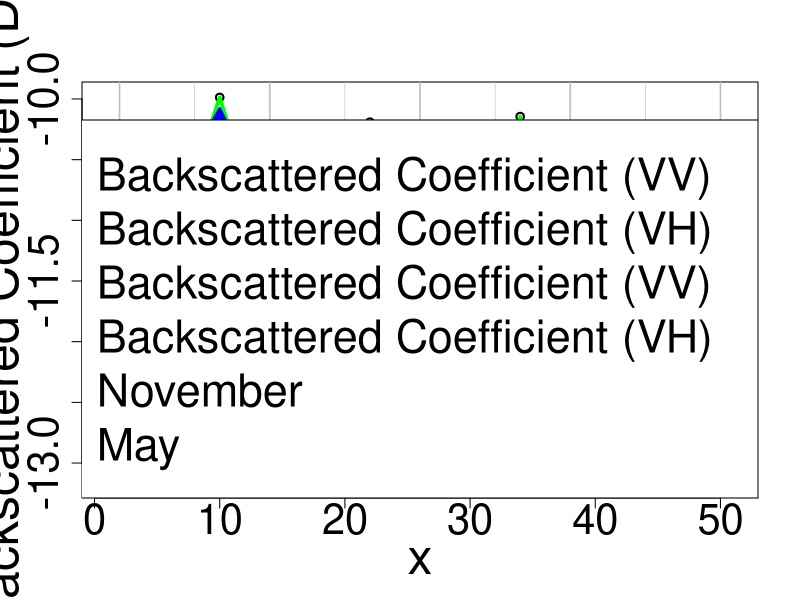

R code for this plot:


# c-band data for entire study area filtered
Af<-c(-11.6496397270891,-11.388527341566,-11.1626211611812,-10.7709142055273,-10.4702081190412,-10.297278510782,-10.1690081784866,-10.3108921815994,-10.4585927612367,-10.6469050375461,-10.8954263888282,-11.3433629573715,-11.5629486389943,-12.176806242299,-11.3875939551695,-11.412660912257,-11.0148345117958,-10.5920282009116,-10.4080223909864,-10.5102313930756,-10.7545750593137,-10.836326037146,-10.9514240458166,-10.79074830457,-11.0437794299733,-11.3831906257456,-11.3219999328164,-11.1914712459036,-10.8716920150463,-10.5824866516703,-10.3750507977272,-10.5146818625503,-10.648118778215,-10.8260973882162,-10.8561668190584,-10.7594025741754,-10.6735535503422,-10.9371578153411,-10.8932755194734,-10.947252223265,-10.7979006293638,-10.7266496443522,-10.5355030905843,-10.4944902880017,-10.6386455498984,-10.7151306131783,-10.8695360729576,-10.6593247178208,-10.7993114715929,-10.8706502058605,-11.1163068930441,-11.0823111917478,-10.8966812119788,-10.7488579748798,-10.652236954551,-10.7105578510892,-10.8731284291486,-10.9211600178523,-10.8993200377925,-10.8163121268858,-10.7993240917353,-10.9158597742678,-10.9352007042387,-11.0525225277176,-10.821631630293,-10.6506113015956,-10.4648729854706,-10.499520744261,-10.5770915287971,-10.7755613840533,-10.9273970876162,-11.0440249800324) 
# c-band data for entire study area filtered
A<-c(-11.8839818665544,-11.3558385707335,-11.254312161456,-10.7165536473514,-10.3968146627144,-10.2935563631455,-9.98707726975831,-10.3216664382143,-10.4783742578554,-10.5762481315342,-10.8499611784531,-11.3270343505167,-11.3604103732633,-13.1611581503915,-10.7665752480822,-11.5737204120313,-11.2215084754322,-10.3722828774767,-10.1903814618587,-10.4731408594664,-10.8416239713654,-10.8476378161834,-11.173218070413,-10.4472606056287,-10.9463593123311,-11.7186234393964,-11.34221112523,-11.262145391818,-10.9028354676566,-10.5160659747652,-10.1446575162199,-10.5363126118815,-10.6250718344569,-10.9027820031965,-11.0041475854632,-10.7017251876931,-10.4150300996847,-11.1613423904543,-10.8621792642395,-11.0216955258252,-10.7651247159998,-10.820903173295,-10.4366825938873,-10.3690665468568,-10.6608773673843,-10.703461079042,-11.1167445487895,-10.436490504683,-10.7931850479193,-10.7696333132921,-11.3036351868597,-11.1998716163323,-10.8416766882024,-10.728247539564,-10.5502409158795,-10.6331036366773,-10.9610189186494,-10.9773051843848,-10.9403690798834,-10.7542094741763,-10.7255777384373,-10.9612898565456,-10.8670549288722,-11.2831033431448,-10.8057147398128,-10.6248210798265,-10.3423873498234,-10.4791016177709,-10.5105915916996,-10.7888602616332,-10.9832376867362,-11.1068148641976) 
# choosing to use filtered data, comment if you want to use the raw data

# c-band data for entire study area non-filtered
A_VH<-c(0.070706,0.071491,0.070240,0.064804,0.073184,0.074915,0.084790,0.091268,0.093464,0.100298,0.092861,0.089570,0.087574,0.082225,0.073671,0.073107,0.048293,0.083819,0.069603,0.075483,0.091785,0.095711,0.089678,0.082383,0.082269,0.076327,0.090214,0.080420,0.067319,0.073414,0.074780,0.081230,0.088796,0.096724,0.088383,0.086595,0.081231,0.079357,0.085080,0.090886,0.076536,0.081994,0.079037,0.083847,0.082777,0.090434,0.091853,0.085884,0.085046,0.077326,0.090438,0.083307,0.083760,0.074069,0.075860,0.082382,0.084562,0.088100,0.086435,0.080149,0.079849,0.080531,0.084058,0.084614,0.080144,0.081902,0.074420,0.083067,0.086600,0.092419,0.089555,0.088908,0.083390,0.079740,0.077503) 
# choosing to use filtered data, comment if you want to use the raw data
A_VH<-10*log10(abs(A_VH))

VH <- c(0.070706,0.071491,0.07024,0.064804,0.073184,0.074915,0.08479,0.091268,0.093464,0.100298,0.092861,0.08957,0.087574,0.082225,0.073671,0.073107,0.048293,0.083819,0.069603,0.075483,0.091785,0.095711,0.089678,0.082383,0.082269,0.076327,0.090214,0.08042,0.067319,0.073414,0.07478,0.08123,0.088796,0.096724,0.088383,0.086595,0.081231,0.079357,0.08508,0.090886,0.076536,0.081994,0.079037,0.083847,0.082777,0.090434,0.091853,0.085884,0.085046,0.077326,0.090438,0.083307,0.08376,0.074069,0.07586,0.082382,0.084562,0.0881,0.086435,0.080149,0.079849,0.080531,0.084058,0.084614,0.080144,0.081902,0.07442,0.083067,0.0866,0.092419,0.089555,0.088908,0.08339,0.07974,0.077503)
VH <- 10*log10(abs(VH));

VH121 <-c(-11.489453634209346,-11.48864121087602,-11.602444522343449,-11.664489318715436,-11.462492792369334,-11.145254135249232,-10.771058529718307,-10.450934833981435,-10.242751164690947,-10.147344335219124,-10.277196101010588,-10.463665771364825,-10.62020792484422,-10.900801209739258,-11.21611006318743,-11.802253311858692,-12.112325480532114,-11.567007264646783,-11.283881136894227,-11.097255060093076,-10.539113923061073,-10.306546665165142,-10.494571788039247,-10.751006654595173,-10.927529418536317,-10.910333640659552,-10.7535246485004,-11.014650667421828,-11.431454329088478,-11.416297770418605,-11.192334344130636,-10.895970575474065,-10.519906233351685,-10.33542340477159,-10.460588643609919,-10.672309570997939,-10.858695856578295,-10.903200590454018,-10.70565701513353,-10.673281944379221,-10.899973536208241,-10.976849111189669,-10.917673757972455,-10.843212032779943,-10.71090341411924,-10.515833726981556,-10.458923263746277,-10.598570590166858,-10.796136018564471,-10.843360170326015,-10.695727651518695,-10.698123478453427,-10.909021715340826,-11.144193825835966,-11.136263776931667,-10.902868133075264,-10.712103170802477,-10.61545825200008,-10.694366776970856,-10.883111664590189,-10.963999591825585,-10.903063204581983,-10.793591441668326,-10.791663701899136,-10.878803095100189,-10.994625764358709,-11.059744088743681,-10.879838475649267,-10.599436062322322,-10.447174349311055,-10.452795544266223,-10.572286265700857,-10.767887450425569,-10.96553762482583,-11.065622471710507)

VH131 <-c(-11.493449553387968,-11.482410224856885,-11.588786612078668,-11.708387828283222,-11.44116194804216,-11.167065740490596,-10.760157553244921,-10.440110799728032,-10.252912204381865,-10.115290922126961,-10.286090168451338,-10.466607468662934,-10.611415966182218,-10.890633203482022,-11.23829492065328,-11.713884724139614,-12.322092014503989,-11.406920861333862,-11.34184899192164,-11.122105743160892,-10.5057477139442,-10.283313624503858,-10.490285602324677,-10.769130117949228,-10.91155109806573,-10.962910526610248,-10.692271839926068,-11.000992396403678,-11.488888151150064,-11.401480441380887,-11.206296553668107,-10.897343553910563,-10.51913818163438,-10.297270227061244,-10.475733437264228,-10.662862023689728,-10.867513085901944,-10.92338998945586,-10.704870649645441,-10.621631575440322,-10.952247307057462,-10.953915141799644,-10.938478111543015,-10.827594569423912,-10.732903365954385,-10.500003500362697,-10.440951920368374,-10.611031945610353,-10.777601030659978,-10.898037046018723,-10.643880222151548,-10.717135792346602,-10.881144034931088,-11.176082098040718,-11.148985344811791,-10.89062984410069,-10.715332044554781,-10.602414784775968,-10.68211414891214,-10.898693115402022,-10.966660710337424,-10.910524379642277,-10.785715048169914,-10.778446509206779,-10.895300447389271,-10.969111597261403,-11.104415939623914,-10.865013728481982,-10.604513065823165,-10.426216949413519,-10.45805675896717,-10.559947330900616,-10.772082012667095,-10.96907763720791,-11.075920569832288)

VH141 <-c(-11.495847104895143,-11.47825623417746,-11.579681338568813,-11.737653501328415,-11.426941385157376,-11.181606810651504,-10.752890235595997,-10.43289477689243,-10.259686230842474,-10.09392198006552,-10.292019546745172,-10.468568600195008,-10.60555466040755,-10.883854532643864,-11.253084825630511,-11.654972332326897,-12.461936370485239,-11.300196592458581,-11.38049422860658,-11.138672865206104,-10.483503574532948,-10.267824930729672,-10.487428145181632,-10.781212426851932,-10.900898884418675,-10.997961783910712,-10.65143663420985,-10.991886882391578,-11.527177365857789,-11.391602222022406,-11.215604693359756,-10.898258872868226,-10.518626147156178,-10.271834775254348,-10.4858299663671,-10.656563658817586,-10.873391238784377,-10.936849588790421,-10.704346405986714,-10.587197996147722,-10.98709648762361,-10.93862582887296,-10.952347680590053,-10.81718292718656,-10.747570000511146,-10.489450015950121,-10.428971024783104,-10.619339515906015,-10.765244372056983,-10.934488296480525,-10.609315269240119,-10.729810668275386,-10.86255891465793,-11.197340946177219,-11.157466390065204,-10.882470984784305,-10.717484627056317,-10.593719139959893,-10.673945730206329,-10.909080749276578,-10.968434789345316,-10.915498496349137,-10.780464119170972,-10.769635047411873,-10.90629868224866,-10.952102152529868,-11.134197173544068,-10.855130563703794,-10.607897734823725,-10.412245349481827,-10.461564235434464,-10.55172137436712,-10.774878387494779,-10.971437645462634,-11.082099428705359)

VH151 <-c(-11.497445472566591,-11.475289097977875,-11.57317757177606,-11.75855755350355,-11.416783840239674,-11.19199328933787,-10.747699294418195,-10.427740474866999,-10.26452482117148,-10.078658450021633,-10.296254816955052,-10.469969408432204,-10.601368013425645,-10.879012624902321,-11.263649043471391,-11.61289205246067,-12.561825196186131,-11.22396497183338,-11.408097969095824,-11.150506523809826,-10.467614903524913,-10.256761578033823,-10.48538710436517,-10.789842647496721,-10.893290160385062,-11.022998396268187,-10.622268630126834,-10.985382943811505,-11.554526804934735,-11.384546351052066,-11.222253364568076,-10.898912672123702,-10.518260408243176,-10.253666595392279,-10.493041772869153,-10.652064826766054,-10.877589919414687,-10.946463588315106,-10.703971946230483,-10.562602582367294,-11.011988759456573,-10.927704891068187,-10.962254515623654,-10.809746039874165,-10.758046168051692,-10.481911812798284,-10.4204132422222,-10.625273494688631,-10.756418187340557,-10.960524903953244,-10.584626017160526,-10.738864151081657,-10.849283828748531,-11.212525837703291,-11.16352427953193,-10.876643228129742,-10.719022185985986,-10.587507965091268,-10.668111145416464,-10.916500487758404,-10.969701988636668,-10.919051436854039,-10.7767134556003,-10.763341146129795,-10.914154564291081,-10.9399525491502,-11.155469483487037,-10.8480711602908,-10.610315355538413,-10.402265635244905,-10.464069575768246,-10.545845691128909,-10.77687579808598,-10.973123365644577,-11.086218667954071)

VH12321 <-c(-11.494239910891961,-11.554125108489083,-11.571853009931708,-11.571525680600612,-11.399423598510237,-11.132057494422957,-10.789034391586007,-10.494672604483492,-10.298519226660863,-10.229651814729385,-10.307300762727792,-10.451998929030513,-10.670457339550062,-10.910581458953297,-11.348805826323165,-11.630461394237942,-11.848688939601487,-11.594600190865284,-11.358974412332303,-10.945943190583707,-10.665276642056618,-10.480569367362223,-10.522594904278629,-10.725558755296412,-10.832555444133586,-10.877492704284435,-10.90524420421714,-11.076252802520733,-11.271379687862016,-11.315262868678499,-11.167913197265408,-10.861310864176206,-10.604626877305309,-10.451848558229587,-10.507471612773287,-10.655801092801081,-10.800535849889375,-10.806839896923393,-10.778628369669562,-10.759728033894644,-10.862429623636658,-10.903640937884703,-10.92243778907819,-10.808825933818506,-10.695231801371216,-10.568443256149925,-10.536298201716711,-10.631234944069702,-10.71902045789039,-10.787133247680247,-10.73360278886675,-10.801353612817486,-10.904322503383302,-11.053864128438855,-11.043124383553021,-10.915016053237663,-10.755728119985042,-10.686235634108094,-10.736375922559816,-10.843831599315015,-10.902444962341496,-10.885637023762122,-10.837013011122304,-10.823906209501267,-10.900716413508555,-10.957915962694184,-10.975662255908526,-10.826937260452985,-10.659208042185314,-10.505701530686396,-10.506327119757621,-10.599258174496313,-10.771128424859992,-10.906456862946253,-11.012630037949767)

VH12421 <-c(-11.495839539467946,-11.540319561673547,-11.56808320604049,-11.602771299195988,-11.395065095732559,-11.144282961126267,-10.781786317162544,-10.484886810306586,-10.29802294030933,-10.205394360232278,-10.308737330276447,-10.454636461912997,-10.661036418748475,-10.904519430903274,-11.346628678742515,-11.603456292140478,-11.979935860680488,-11.511797696586973,-11.380449012302199,-10.973499719068553,-10.635977265598628,-10.451550576811872,-10.517649499797406,-10.737165276903315,-10.834063681338566,-10.907065240897293,-10.859445844358302,-11.063263453501765,-11.316104063015455,-11.317957694333648,-11.177336416720667,-10.865463324524239,-10.595770787051295,-10.421129454028614,-10.510355712684106,-10.652728166966662,-10.81076046522009,-10.826570665777375,-10.770938051471914,-10.725258240473654,-10.892320900318428,-10.899494770520189,-10.932363562752897,-10.804455812036636,-10.707798938563592,-10.555267189923658,-10.519575036230716,-10.634199186401165,-10.71746452000555,-10.820094377791175,-10.703891560448369,-10.800536756327668,-10.890853584374184,-11.07884123428094,-11.058799106830946,-10.907682116734136,-10.752980061942937,-10.672636162285238,-10.726048693971562,-10.855550331248448,-10.909930984545822,-10.891110229374256,-10.8287326574277,-10.814073362394874,-10.906773757812259,-10.948829859311985,-11.00640636463216,-10.824815008388969,-10.655769345949436,-10.489370112600094,-10.503604569558952,-10.590391516216645,-10.772901608537314,-10.914988065589586,-11.026085013128034)

VH12521 <-c(-11.497039260899932,-11.529965401561899,-11.564998821038584,-11.628335896228567,-11.391499048005368,-11.1542856157017,-10.775856074452436,-10.476880251434569,-10.297616887839892,-10.185547352007372,-10.309912703725347,-10.456794443362305,-10.653328392638088,-10.899559589771439,-11.34484737617653,-11.58136120860619,-12.087319705199668,-11.444050201268356,-11.398019139550298,-10.996045969647062,-10.612005048496634,-10.427807929997952,-10.513603259767315,-10.746661521854419,-10.835297693597187,-10.931260952671453,-10.82197445901925,-11.052635804304431,-11.352696733595543,-11.320162551687865,-11.185046323547697,-10.86886079208172,-10.588524895025284,-10.395995641500546,-10.512715430792957,-10.650213954920316,-10.819126059581587,-10.842714022112453,-10.764645972946566,-10.697055682220114,-10.916777399421692,-10.896102451767401,-10.940484650304928,-10.800880257851468,-10.718081141720988,-10.544486772102166,-10.50589244628763,-10.636624475581453,-10.716191479917955,-10.847062575154665,-10.679582373560606,-10.799868419199635,-10.879833559730361,-11.099277048151741,-11.07162388042198,-10.901681623231248,-10.75073165081758,-10.661509321702901,-10.717599143308446,-10.865138384648532,-10.91605591180391,-10.895588306693272,-10.821957822586661,-10.806028305671463,-10.911729766788019,-10.94139577472655,-11.03156063540604,-10.823078620336595,-10.65295586721099,-10.476008043256755,-10.501377028487314,-10.583136977624193,-10.774352395182394,-10.921813027704252,-11.036176244511733)

VH12621 <-c(-11.497972377569255,-11.521912165919506,-11.562428500203666,-11.649639727089053,-11.388527341566041,-11.162621161181228,-10.77091420552735,-10.470208119041223,-10.29727851078203,-10.169008178486617,-10.310892181599428,-10.458592761236728,-10.646905037546098,-10.895426388828241,-11.343362957371541,-11.562948638994284,-12.176806242298987,-11.387593955169507,-11.412660912257047,-11.014834511795819,-10.592028200911638,-10.40802239098635,-10.510231393075573,-10.754575059313671,-10.836326037146037,-10.951424045816585,-10.790748304570043,-11.04377942997332,-11.383190625745614,-11.321999932816375,-11.191471245903555,-10.871692015046293,-10.582486651670273,-10.375050797727157,-10.514681862550331,-10.64811877821503,-10.826097388216164,-10.85616681905835,-10.759402574175441,-10.673553550342165,-10.93715781534108,-10.893275519473413,-10.947252223264954,-10.797900629363825,-10.726649644352156,-10.535503090584255,-10.494490288001725,-10.638645549898358,-10.715130613178294,-10.869536072957573,-10.659324717820802,-10.799311471592942,-10.870650205860512,-11.11630689304407,-11.082311191747836,-10.896681211978844,-10.748857974879781,-10.652236954550952,-10.71055785108918,-10.873128429148599,-10.921160017852314,-10.899320037792455,-10.816312126885792,-10.799324091735286,-10.91585977426782,-10.935200704238687,-11.052522527717608,-10.821631630292949,-10.65061130159562,-10.46487298547064,-10.49952074426095,-10.577091528797146,-10.775561384053296,-10.92739708761625,-11.04402498003239)



A_VV<-c(0.343449,0.337872,0.366733,0.385892,0.380157,0.377605,0.401661,0.434150,0.437484,0.452665,0.442539,0.424274,0.423857,0.403443,0.348823,0.376734,0.270276,0.374980,0.292073,0.317289,0.388303,0.388921,0.373389,0.353222,0.350801,0.324247,0.411948,0.399063,0.323756,0.354848,0.317948,0.355128,0.380591,0.401316,0.376433,0.374606,0.363568,0.375621,0.395677,0.419170,0.362737,0.357754,0.343889,0.354741,0.361330,0.374553,0.381004,0.357160,0.369305,0.342356,0.406901,0.398860,0.386706,0.358833,0.340941,0.355118,0.365941,0.372887,0.370168,0.349284,0.349177,0.353256,0.377678,0.386596,0.371857,0.362547,0.331024,0.359308,0.374695,0.390002,0.381746,0.379416,0.366301,0.357572,0.372431)
A_VV<-10*log10(abs(A_VV))

meanVH<-mean(A_VH)
meanVV<-mean(A_VV)
stdVH<-sd(A_VH)
stdVV<-sd(A_VV)
A_VH_n<-(A_VH-meanVH)/(stdVH)
A_VV_n<-(A_VV-meanVV)/(stdVV)


An<-A_VH_n
A=A_VV_n

testing=1:51
VHshort=VH[testing]



x = c(1:length(VHshort))  


# Divide data according to years
A2015<-A[1 :12]
A2016<-A[13:24]
A2017<-A[25:36]
A2018<-A[37:48]
A2019<-A[49:60]
A2020<-A[61:72]

# Calculate mean value for each year
m_A15=mean(A2015)
m_A16=mean(A2016)
m_A17=mean(A2017)
m_A18=mean(A2018)
m_A19=mean(A2019)
m_A20=mean(A2020)

# Calculate std for each year
sd_A15=sd(A2015)
sd_A16=sd(A2016)
sd_A17=sd(A2017)
sd_A18=sd(A2018)
sd_A19=sd(A2019)
sd_A20=sd(A2020)

# manual definition of peak coordinates
peaks<-c(A2015[7],A2016[7],A2017[7],A2018[8],A2019[7],A2020[7])
xpeaks<-c(7      ,7+12    ,7+12*2  ,8+12*3  ,7+12*4  ,7+12*5  )

#group means and stds into arrays for easy interpretation
sds<-c(sd_A15,sd_A16,sd_A17,sd_A18,sd_A19,sd_A20)
means<-c(m_A15,m_A16,m_A17,m_A18,m_A19,m_A20)
# means=-10.79695 -11.03318 -10.86451 -10.74070 -10.86557 -10.78863
# stds= 0.4902407 0.5133871 0.3188508 0.1506143 0.1365497 0.2012161

# these are for drawing the polygon, L represent the lower value of STD on the graph and H the higher
sds_L<-means-sds/2
sds_H<-means+sds/2


# ** START for non filtered data
# Divide data according to years
An2015<-An[1 :12]
An2016<-An[13:24]
An2017<-An[25:36]
An2018<-An[37:48]
An2019<-An[49:60]
An2020<-An[61:72]

# Calculate mean value for each year
mn_A15=mean(An2015)
mn_A16=mean(An2016)
mn_A17=mean(An2017)
mn_A18=mean(An2018)
mn_A19=mean(An2019)
mn_A20=mean(An2020)

# Calculate std for each year
sdn_A15=sd(An2015)
sdn_A16=sd(An2016)
sdn_A17=sd(An2017)
sdn_A18=sd(An2018)
sdn_A19=sd(An2019)
sdn_A20=sd(An2020)

# manual definition of peak coordinates
peaksn<-c(An2015[7],An2016[7],An2017[7],An2018[8],An2019[7],An2020[7])
xpeaksn<-c(7      ,7+12    ,7+12*2  ,8+12*3  ,7+12*4  ,7+12*5  )


#group means and stds into arrays for easy interpretation
sdsn<-c(sdn_A15,sdn_A16,sdn_A17,sdn_A18,sdn_A19,sdn_A20)
meansn<-c(mn_A15,mn_A16,mn_A17,mn_A18,mn_A19,mn_A20)
print (meansn)
print (sdsn)
# means= -10.78678 -11.03574 -10.88358 -10.73080 -10.87104 -10.78988
# stds=  0.5590332 0.7936562 0.4233776 0.2787666 0.2195524 0.2735137

# these are for drawing the polygon, L represent the lower value of STD on the graph and H the higher
sdsn_L<-meansn-sdsn/2
sdsn_H<-meansn+sdsn/2

# ** END for non filtered data




# these are the corresponsing Julies were the std will be drawn on
sds_X<-c(7      ,7+12    ,7+12*2  ,7+12*3  ,7+12*4  ,7+12*5  )
xm<-sds_X
ym<-c(m_A15,m_A16,m_A17,m_A18,m_A19,m_A20)

# calculate linear regression of the standard deviation 
# regSds = lm(sds~sds_X)
# calculate linear regression of all points of backscattered coefficient included on the graph
# reg = lm(A~x)
# calculate linear regression of peak blooming backscattered coefficients on the graph
# regPeaks = lm(peaks~xpeaks)


# define name and size of image to be exported
png(filename="SARphenology1_nonfiltered_forTwitter_manuallyInspected.png", width = 2000, height = 1100)


# plot backscattered coefficient as points - used to start the plot, points drawn again later
plot(x, VHshort,ylab="Backscattered Coefficient (DB)", lwd=2,cex.lab=3,cex.axis=2.5)

# it is moving the label inside the plot so that I can copy it from paint, otherwise it is cut outside the image
#title(ylab="Backscattered Coefficient (DB)", mgp=c(-2.5,1,0), cex.lab=3)

# draw vertical lines for Januaries
abline(v=2,col="gray",lwd = 1.6)
abline(v=14,col="gray",lwd = 1.6)
abline(v=26,col="gray",lwd = 1.6)
abline(v=38,col="gray",lwd = 1.6)
abline(v=50,col="gray",lwd = 1.6)
# abline(v=62,col="gray",lwd = 1.6)
# abline(v=74,col="gray",lwd = 1.6)

# draw vertical dotted lines for Julies
abline(v= 8,col="gray",lwd = 0.6)
abline(v=20,col="gray",lwd = 0.6)
abline(v=32,col="gray",lwd = 0.6)
abline(v=44,col="gray",lwd = 0.6)
# abline(v=56,col="gray",lwd = 0.6)
# abline(v=68,col="gray",lwd = 0.6)


# Draw polygon and segments of std deviation trend
# polygon(c(sds_X,rev(sds_X)),c(sdsn_L,rev(sdsn_H)),col="floralwhite",border="papayawhip", lwd=3, type="l",lty=3)
# polygon(c(sds_X,rev(sds_X)),c(sds_L,rev(sds_H)),col="papayawhip",border="papayawhip")
# segments(sds_X, sdsn_L, sds_X, sdsn_H, col="papayawhip", lwd=9)
# segments(sds_X, sds_L, sds_X, sds_H, col="orange", lwd=9,)

#Draw line connecting points of backscattered coefficients and redraw points of backcoe

length(x)
testing=1:50
x=c(testing)
length(x)
length(VH[testing])
print ("hello")
lines(x,VH[testing],col="green",lwd = 3.6)
#points(x,A,col="darkgreen",lwd = 3)

#Draw line connecting points of backscattered coefficients and redraw points of backcoe
lines(x,VH121[testing],col="blue",lwd = 2.8, type="l")
#points(x,An,col="black",lwd = 3)

#lines(x,A_VH,col="green",lwd = 3.6)
#points(x,A,col="darkgreen",lwd = 3)

#length(x)
#length(VH121)
#Draw line connecting points of backscattered coefficients and redraw points of backcoe
lines(x,VH121[testing],col="blue",lwd = 2.8, type="l")
#points(x,An,col="black",lwd = 3)
lines(x,VH131[testing],col="blue",lwd = 2.8, type="l")
lines(x,VH141[testing],col="blue",lwd = 2.8, type="l")
lines(x,VH151[testing],col="blue",lwd = 2.8, type="l")
lines(x,VH12321[testing],col="blue",lwd = 2.8, type="l")
lines(x,VH12421[testing],col="blue",lwd = 2.8, type="l")
lines(x,VH12521[testing],col="blue",lwd = 2.8, type="l")
lines(x,VH12621[testing],col="blue",lwd = 2.8, type="l")


# add trend of the standard deviation to the graph
# abline(regSds,col="green",lwd = 3.7)
# add trend of all points of backscattered coefficients on the graph
# abline(reg,col="blue",lwd = 3.7)
# add trend of peak blooming backscattered coefficients on the graph
# abline(regPeaks,col="green",lwd = 3.7)





# draw points at peak blooming
#points(xpeaks,peaks, cex=.8, pch=4, col="green",lwd = 7)

# draw points at mean backcoe of each year
#points(xm,ym, cex=.8, pch=3, col="darkgreen",lwd = 7)         



# draw legend table
op <- par(cex = 2.7) # font size
legend(x = "bottomright",  legend = c("Backscattered Coefficient (VV)  ", "Backscattered Coefficient (VH) ",  "Backscattered Coefficient (VV)", "Backscattered Coefficient (VH)", "November", "May"), lty = c(0, 0, 1, 1,  1, 1), pch = c(1, 1, NA, NA,  NA, NA),  col = c("black","darkgreen", "blue", "green",  "gray","gray"), lwd = c(2,2,2,2,1.6,0.6))     


dev.off()







